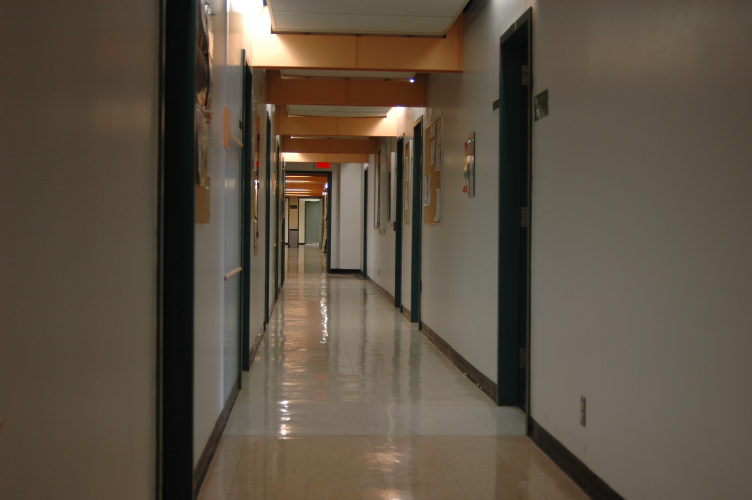
#> input picture Intro-To-Image-Understanding_CSC420/4_Homography and Face Detection/hallway1.jpg, 1504 x 1000 px (shown at 1/2 size)
$ python Q4.py
#> lines starting #> are read from the running program, lines starting #| are printed output that depends on the picture
import cv2
import matplotlib.pyplot as plt
import numpy as np


# def click_event(event, x, y, flags, params):
#
#     # checking for left mouse clicks
#     if event == cv2.EVENT_LBUTTONDOWN:
#
#         # displaying the coordinates
#         # on the Shell
#         print(x, ' ', y)
#
#         # displaying the coordinates
#         # on the image window
#         font = cv2.FONT_HERSHEY_SIMPLEX
#         cv2.putText(img, str(x) + ',' +
#                     str(y), (x,y), font,
#                     1, (255, 0, 0), 2)
#         cv2.imshow('image', img)
#
#     # checking for right mouse clicks
#     if event==cv2.EVENT_RBUTTONDOWN:
#
#         # displaying the coordinates
#         # on the Shell
#         print(x, ' ', y)
#
#         # displaying the coordinates
#         # on the image window
#         font = cv2.FONT_HERSHEY_SIMPLEX
#         b = img[y, x, 0]
#         g = img[y, x, 1]
#         r = img[y, x, 2]
#         cv2.putText(img, str(b) + ',' +
#                     str(g) + ',' + str(r),
#                     (x,y), font, 1,
#                     (255, 255, 0), 2)
#         cv2.imshow('image', img)
#
# # driver function
# if __name__=="__main__":
#
#     # reading the image
#     img = cv2.imread('hallway3.jpg')
#
#     # displaying the image
#     cv2.imshow('image', img)
#
#     # setting mouse handler for the image
#     # and calling the click_event() function
#     cv2.setMouseCallback('image', click_event)
#
#     # wait for a key to be pressed to exit
#     cv2.waitKey(0)
#
#     # close the window
#     cv2.destroyAllWindows()

# can change this to 'B' or 'C'
CASE = 'C'

HALLWAY1_WALL = [(1064, 23), (1098, 187), (883, 456), (885, 243), (736, 556),
                 (730, 348)]
HALLWAY2_WALL = [(903, 336), (946, 495), (754, 768), (744, 557), (609, 877),
                 (594, 671)]
HALLWAY3_WALL = [(937, 210), (966, 375), (851, 645), (845, 432), (764, 751),
                 (757, 540)]
HALLWAY1_FLOOR = [(719, 554), (655, 554), (501, 747), (538, 653), (599, 501),
                  (790, 623)]
HALLWAY3_FLOOR = [(754, 749), (687, 749), (449, 950), (530, 854), (653, 695),
                  (798, 811)]

HALLWAY1_WALL_X = np.array([i[0] for i in HALLWAY1_WALL])
HALLWAY1_WALL_Y = np.array([i[1] for i in HALLWAY1_WALL])
HALLWAY2_WALL_X = np.array([i[0] for i in HALLWAY2_WALL])
HALLWAY2_WALL_Y = np.array([i[1] for i in HALLWAY2_WALL])
HALLWAY3_WALL_X = np.array([i[0] for i in HALLWAY3_WALL])
HALLWAY3_WALL_Y = np.array([i[1] for i in HALLWAY3_WALL])
HALLWAY1_FLOOR_X = np.array([i[0] for i in HALLWAY1_FLOOR])
HALLWAY1_FLOOR_Y = np.array([i[1] for i in HALLWAY1_FLOOR])
HALLWAY3_FLOOR_X = np.array([i[0] for i in HALLWAY3_FLOOR])
HALLWAY3_FLOOR_Y = np.array([i[1] for i in HALLWAY3_FLOOR])

img1 = cv2.imread('hallway1.jpg')
#> img1 is the input picture: shape (1000, 1504, 3); mean B, G, R 66.7, 81.1, 92.2
img2 = cv2.imread('hallway2.jpg')
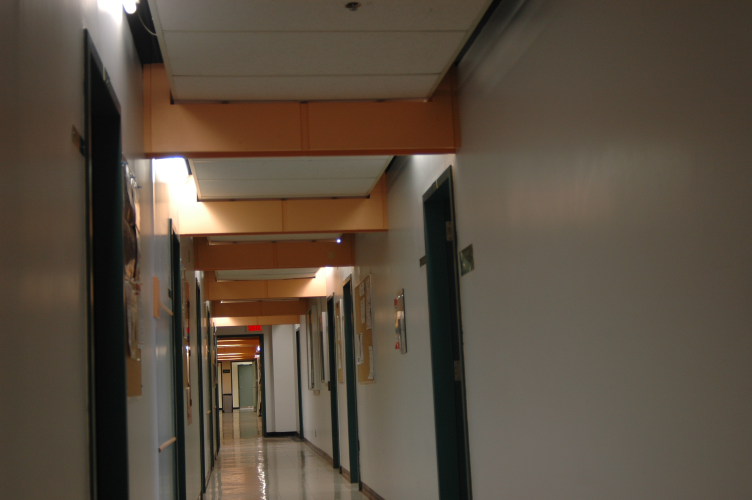
#> input picture Intro-To-Image-Understanding_CSC420/4_Homography and Face Detection/hallway2.jpg, 1504 x 1000 px (shown at 1/2 size)
#> img2 is the input picture: shape (1000, 1504, 3); mean B, G, R 63.3, 77.3, 89.6
img3 = cv2.imread('hallway3.jpg')
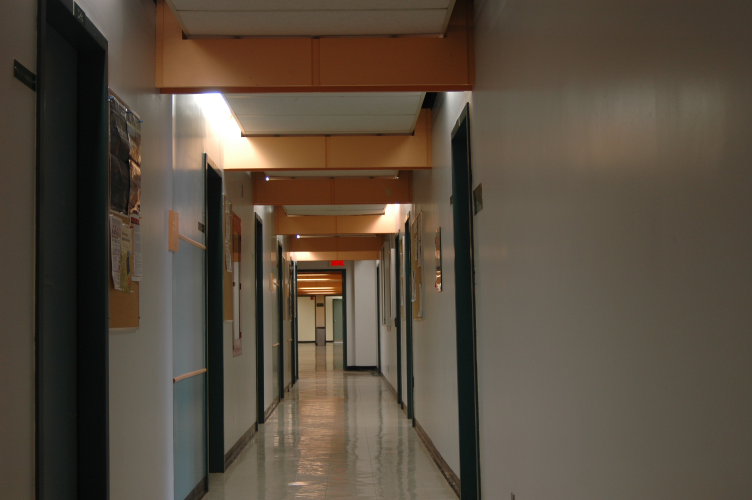
#> input picture Intro-To-Image-Understanding_CSC420/4_Homography and Face Detection/hallway3.jpg, 1504 x 1000 px (shown at 1/2 size)
#> img3 is the input picture: shape (1000, 1504, 3); mean B, G, R 62.5, 76.2, 87.9

gray_1 = cv2.cvtColor(img1, cv2.COLOR_BGR2GRAY)
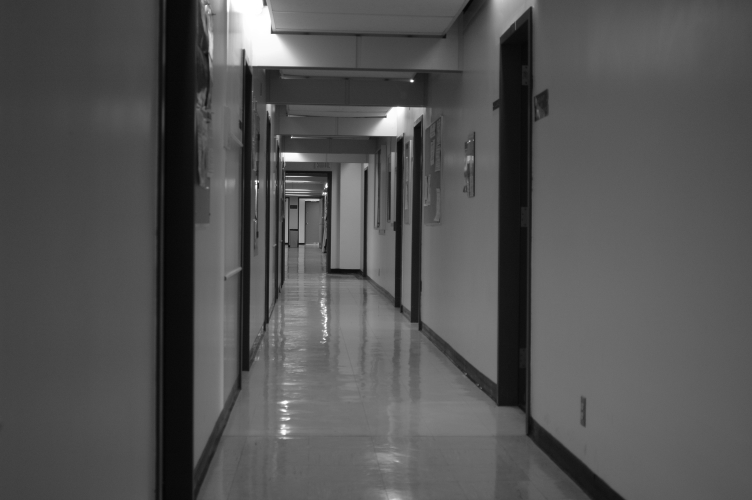
#> gray_1: shape (1000, 1504) (shown at 1/2 size); min 2, max 255, mean 82.8
gray_2 = cv2.cvtColor(img2, cv2.COLOR_BGR2GRAY)
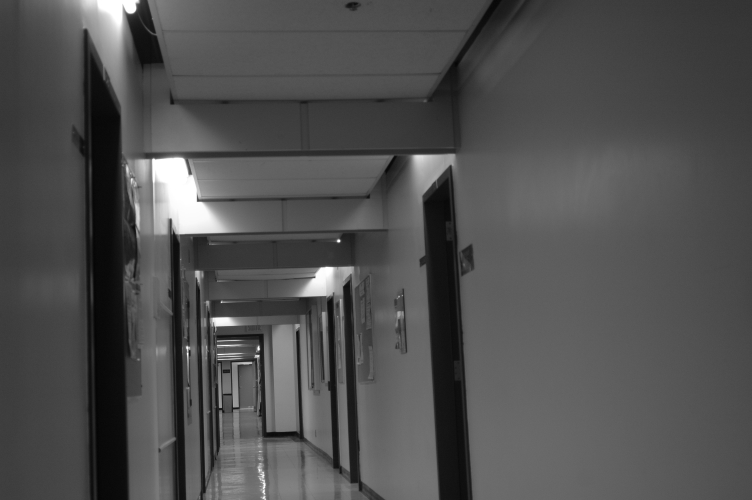
#> gray_2: shape (1000, 1504) (shown at 1/2 size); min 2, max 255, mean 79.4
gray_3 = cv2.cvtColor(img3, cv2.COLOR_BGR2GRAY)
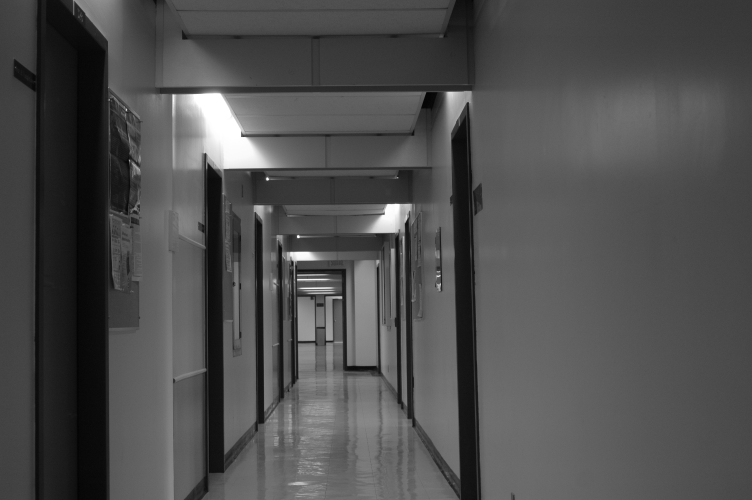
#> gray_3: shape (1000, 1504) (shown at 1/2 size); min 1, max 255, mean 78.1

if CASE == 'A':
    original_points = HALLWAY1_WALL
    original_img = img1
    original_gray = gray_1
    original_X = HALLWAY1_WALL_X
    original_Y = HALLWAY1_WALL_Y

    after_points = HALLWAY2_WALL
    after_img = img2
    after_gray = gray_2
    after_X = HALLWAY2_WALL_X
    after_Y = HALLWAY2_WALL_Y

elif CASE == 'B':
    original_points = HALLWAY1_WALL
    original_img = img1
    original_gray = gray_1
    original_X = HALLWAY1_WALL_X
    original_Y = HALLWAY1_WALL_Y

    after_points = HALLWAY3_WALL
    after_img = img3
    after_gray = gray_3
    after_X = HALLWAY3_WALL_X
    after_Y = HALLWAY3_WALL_Y

elif CASE == 'C':
    original_points = HALLWAY1_FLOOR
    original_img = img1
    original_gray = gray_1
    original_X = HALLWAY1_FLOOR_X
    original_Y = HALLWAY1_FLOOR_Y

    after_points = HALLWAY3_FLOOR
    after_img = img3
    after_gray = gray_3
    after_X = HALLWAY3_FLOOR_X
    after_Y = HALLWAY3_FLOOR_Y

plt.imshow(original_gray, cmap="gray")
plt.plot(original_X, original_Y, 'rs')
plt.savefig('./out/Q4/case{}/input image points.jpg'.format(CASE))

plt.clf()
plt.imshow(after_gray, cmap="gray")
plt.plot(after_X, after_Y, 'rs')
plt.savefig('./out/Q4/case{}/output image points.jpg'.format(CASE))
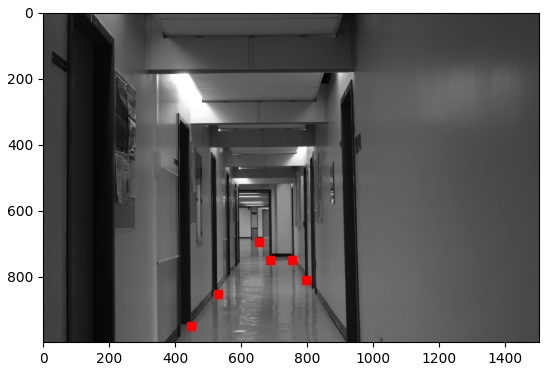
#> figure drawn by matplotlib, 1 panel

A = []
for point1, point2 in zip(original_points, after_points):
    x_i = point1[0]
    y_i = point1[1]
    x_i_a = point2[0]
    y_i_a = point2[1]
    first = [x_i, y_i, 1, 0, 0, 0, -x_i_a * x_i, -x_i_a * y_i, -x_i_a]
    second = [0, 0, 0, x_i, y_i, 1, -y_i_a * x_i, -y_i_a * y_i, -y_i_a]
    A.append(first)
    A.append(second)

A = np.asarray(A)

A = A.T @ A

U, sigma, V = np.linalg.svd(A)
H = V[-1]
H = H.reshape((9, 1))
H = H.reshape(3, 3)
print(H)

def H_transform(img, H):
    new_img = np.zeros((len(img), len(img[0])))
    for y in range(len(img)):
        for x in range(len(img[0])):
            value = img[y, x]
            v = np.array([[x], [y], [1]])
            u = H @ v
            u = np.rint(u / u[2, 0])
            u_1 = int(u[0, 0])
            u_2 = int(u[1, 0])
            if 0 <= u_1 < len(img[0]) and 0 <= u_2 < len(img):
                new_img[u_2, u_1] = value
    return new_img


def H_transform_point(x, y, H):
    v = np.array([[x], [y], [1]])
    u = H @ v
    u = np.rint(u / u[2, 0])
    u_1 = int(u[0, 0])
    u_2 = int(u[1, 0])
    return u_1, u_2

# illustrate transformation H on a square
plt.clf()
square = np.zeros((1000, 1400))
square[390:400, 800:1000] = 155
square[400:600, 1000:1010] = 55
square[400:600, 800:1000] = 255
plt.imshow(square, cmap='gray')
plt.savefig('./out/Q4/case{}/square.jpg'.format(CASE))
square = H_transform(square, H)
plt.clf()
plt.imshow(square, cmap='gray')
plt.savefig('./out/Q4/case{}/square transformed.jpg'.format(CASE))
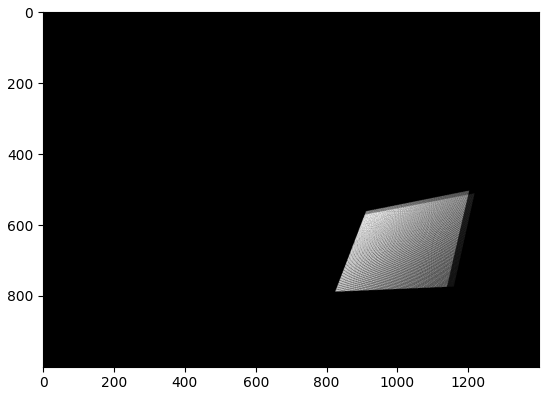
#> figure drawn by matplotlib, 1 panel

# Q4.3
plt.clf()
plt.imshow(after_gray, cmap="gray")
plt.plot(after_X, after_Y, 'rs', ms=10)
for x, y in zip(original_X, original_Y):
    u_1, u_2 = H_transform_point(x, y, H)
    plt.plot(u_1, u_2, 'gs')
plt.savefig('./out/Q4/case{}/4.3.jpg'.format(CASE))

# Q4.4
new_img_r = np.zeros((2000, 2500))
new_img_g = np.zeros((2000, 2500))
new_img_b = np.zeros((2000, 2500))

for i in range(2000):
    for j in range(2500):
        if 0 <= i < len(original_gray) and 0 <= j < len(original_gray[0]):
            new_img_r[i + 500, j + 500] = original_gray[i, j]
#> (the run stopped early here; a loop or call above may not have finished)
